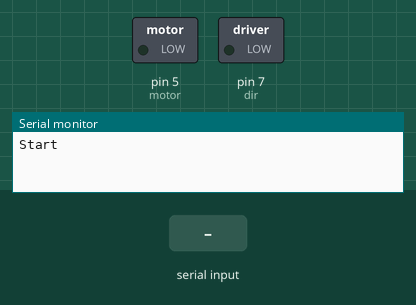
Bench run of a sketch on a simulated Arduino Uno, built with avr-gcc and run on an emulated ATmega328P. Parts: switched loads named in the sketch (green lamp = pin HIGH), the last lines printed to the serial monitor. The inputs (shaded band) are chosen by the test bench.

Above: at 1.2 s.
1.3 s: "w" received over Serial
At 1.8 s:
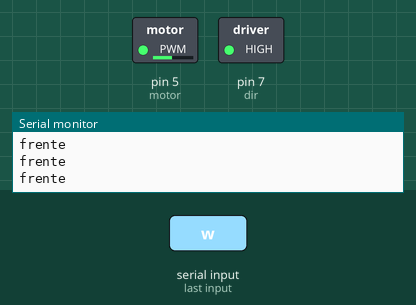
Timing chart, 0 to 4.3 s (numbered marks = the images above; inputs shaded):
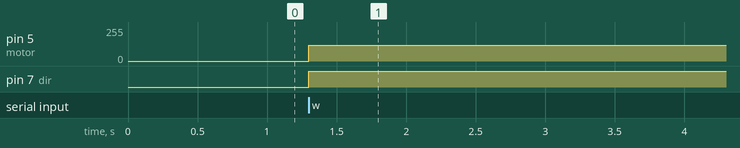

Measured:
- after the input at 1.3 s, pin 5 (motor): 0/255 → 119/255 at once; pin 7 (dir): LOW → HIGH at once

The sketch:

carroserial.ino
```cpp
/*
  comandos:
    - w : para frente
    - s : para tras
    - d : direita
    - a : esuerda
    - f : for OFF

*/

const int motor = 5;
const int dir = 7;
byte b;

// ------------------------------------------------

void setup(){
  Serial.begin(9600);
  Serial.println("Start");

  pinMode(motor, OUTPUT);
  pinMode(dir, OUTPUT);
}

// ------------------------------------------------

void loop(){

  if(Serial.available()){
    b = Serial.read();

    switch(b){
      // Para frente-------------------------------
      case 'w':
      for(int i=0 ; i <= 255 ; i++){
       analogWrite(motor, b);
        digitalWrite(dir, HIGH);
         Serial.println("frente");
          delay(20);
    }
        break;

      // Para tras-------------------------------
      case 's':
        for(int i=255 ; i >= 0 ; i--){
        analogWrite(motor, b);
        digitalWrite(dir, LOW);
        Serial.println("tras");
          delay(20);
        }
        break;

      // Off------------------------------------
      case 'f':
        digitalWrite(motor, LOW);
        Serial.println("OFF");
        break;
      default:
        Serial.println("nothing");
        break;
      }
  }

}
```
